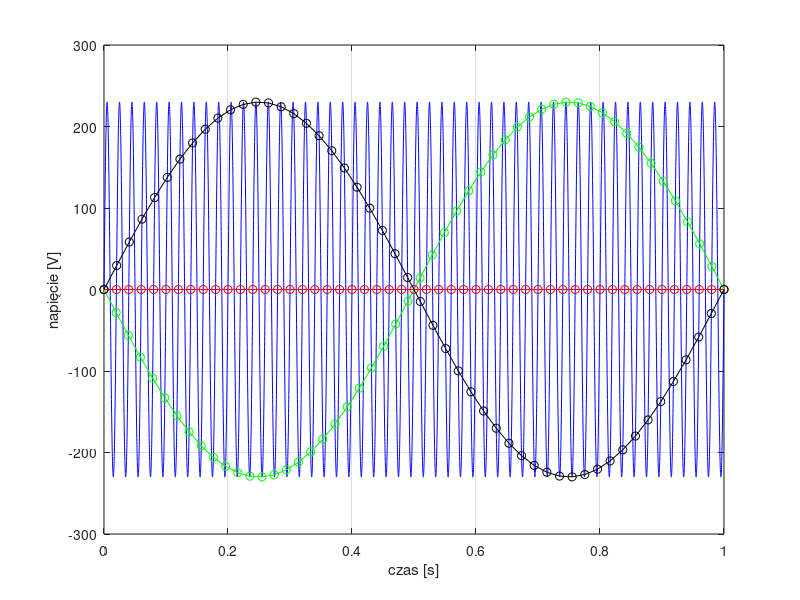

The MATLAB script that drew this image:
clear all;
close all;

A=230;
f=50;
T=1;

fpr1=10000;%częstotliwość próbkowania w Hz
fpr2=51;
fpr3=50;
fpr4=49;

% fpr2=26;
% fpr3=25;
% fpr4=24;

dt1=1/fpr1;
dt2=1/fpr2;
dt3=1/fpr3;
dt4=1/fpr4;

t1=0:dt1:T;
t2=0:dt2:T;
t3=0:dt3:T;
t4=0:dt4:T;

x1=A*sin(2*pi*f*t1);
x2=A*sin(2*pi*f*t2);
x3=A*sin(2*pi*f*t3);
x4=A*sin(2*pi*f*t4);

figure;
plot(t1,x1,'b-');
hold on;
plot(t2,x2,'g-o');
plot(t3,x3,'r-o');
plot(t4,x4,'k-o');


grid on;
xlabel('czas [s]');
ylabel('napięcie [V]');
